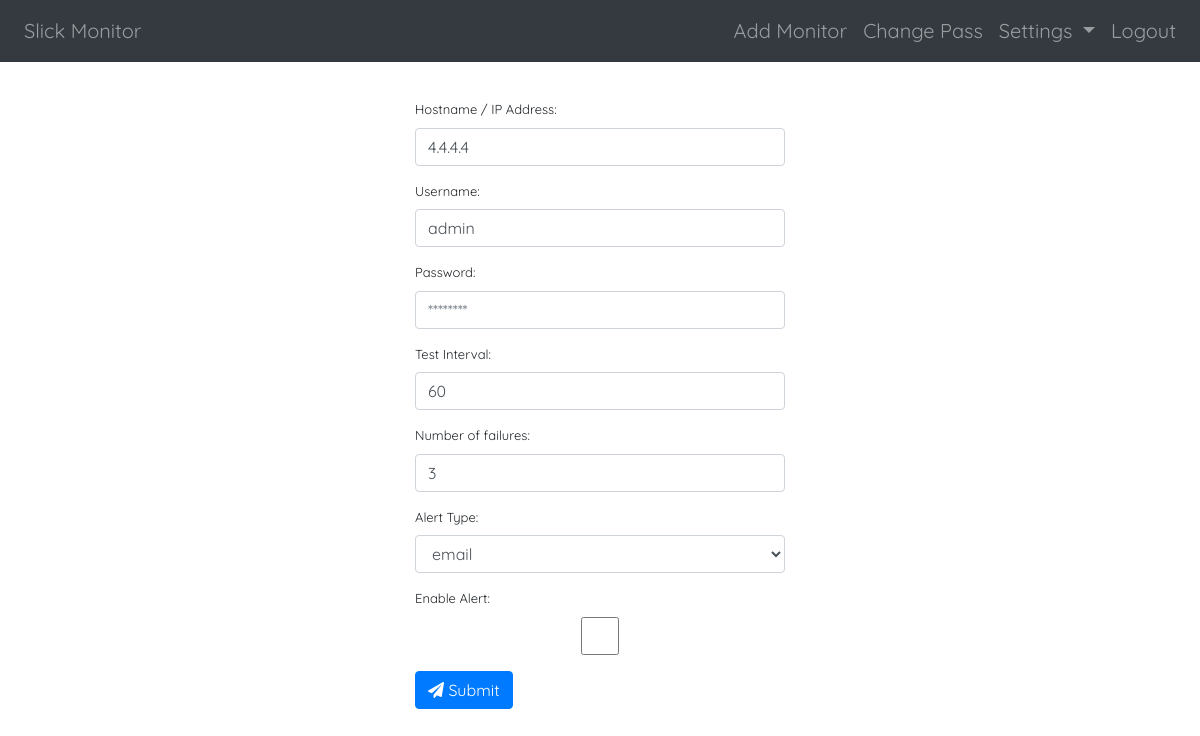
Screenshot of /monitors/edit_monitor/5/ (signed in) with the database file from the repository.
### monitors/models.py (models this page shows, shortened)
class Monitors(models.Model):
    hostname = models.CharField(max_length=100)
    type = models.CharField(max_length=100)
    interval = models.IntegerField()
    ftt = models.IntegerField()
    alert_type = models.CharField(max_length=100)
    alert_enabled = models.BooleanField()
    params = models.CharField(max_length=1000)
    class Meta:
        db_table = 'MONITORS'
        unique_together = ('hostname', 'type',)

### monitors/views.py (the view, shortened to what this page needs)
# urls.py: path('edit_monitor/<id>/', views.edit_monitor, name='edit_monitor'),
@login_required
def edit_monitor(request, id):
    if request.method == 'GET':
        if Monitors.objects.filter(id=id).exists():
            m = Monitors.objects.filter(id=id).values()[0]
            type = m['type']
            params = json.loads(m['params'])
            if type == 'ping':
                m['count'] = params['count']
            elif type == 'http':
                m['allowed_codes'] = params['allowed_codes']
                m['regexp'] = params['regexp']
            elif type == 'tcp':
                m['port'] = params['port']
                m['timeout'] = params['timeout']
            elif type == 'ssh':
                m['username'] = params['username']
                m['password'] = params['password']
            formFactory = Form_Factory()
            form = formFactory.create_form(type, m)
            print(form)
            return render(request, 'edit_monitor.html', {'url_name': 'edit_monitor', 'form': form, 'id': m['id']})

### monitors/forms.py (called while the page is built)
   def create_form(self, typ, request=False):
        target_class = typ.capitalize() + "MonitorForm"
        if request:
            return globals()[target_class](request)
        else:
            print('returning form:', target_class)
            return globals()[target_class]()

### templates/edit_monitor.html
{% extends "base.html" %}
{% block content %}
<div class="row" style="padding-top: 40px; font-size: 13px; font-family: 'Quicksand', sans-serif;">
        <div class="col col-md-4>"></div>
        <div class="col col-md-4 text-left">
                <form action="{% url url_name id %}" method="post"> {% csrf_token %}
                        {{ form.as_p }}
                        <button class="btn btn-primary">
                            <i class="fas fa-paper-plane"></i>
                            Submit</button>
                    </form>
        </div>
        <div class="col col-md-4>"></div>
    </div>
    {% endblock %}

### rows the page displays
Monitors: hostname "4.4.4.4", interval "60", ftt "3", alert_type "email"
